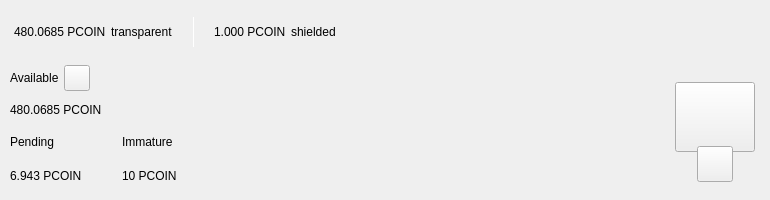
<?xml version="1.0" encoding="UTF-8"?>
<ui version="4.0">
 <class>TopBar</class>
 <widget class="QWidget" name="TopBar">
  <property name="geometry">
   <rect>
    <x>0</x>
    <y>0</y>
    <width>734</width>
    <height>200</height>
   </rect>
  </property>
  <property name="minimumSize">
   <size>
    <width>0</width>
    <height>200</height>
   </size>
  </property>
  <property name="maximumSize">
   <size>
    <width>16777215</width>
    <height>200</height>
   </size>
  </property>
  <property name="windowTitle">
   <string notr="true">N/A</string>
  </property>
  <layout class="QVBoxLayout" name="verticalLayout_10" stretch="0">
   <property name="spacing">
    <number>0</number>
   </property>
   <property name="leftMargin">
    <number>0</number>
   </property>
   <property name="topMargin">
    <number>0</number>
   </property>
   <property name="rightMargin">
    <number>0</number>
   </property>
   <property name="bottomMargin">
    <number>0</number>
   </property>
   <item>
    <widget class="PFBorderImage" name="containerTop">
     <layout class="QVBoxLayout" name="verticalLayout_11">
      <property name="spacing">
       <number>0</number>
      </property>
      <property name="leftMargin">
       <number>0</number>
      </property>
      <property name="topMargin">
       <number>0</number>
      </property>
      <property name="rightMargin">
       <number>0</number>
      </property>
      <property name="bottomMargin">
       <number>0</number>
      </property>
      <item>
       <widget class="QWidget" name="top_container_2" native="true">
        <property name="minimumSize">
         <size>
          <width>0</width>
          <height>65</height>
         </size>
        </property>
        <layout class="QHBoxLayout" name="top_container">
         <property name="spacing">
          <number>0</number>
         </property>
         <property name="leftMargin">
          <number>14</number>
         </property>
         <property name="topMargin">
          <number>0</number>
         </property>
         <property name="rightMargin">
          <number>14</number>
         </property>
         <property name="bottomMargin">
          <number>0</number>
         </property>
         <item alignment="Qt::AlignVCenter">
          <widget class="QWidget" name="widgetTopAmount" native="true">
           <property name="sizePolicy">
            <sizepolicy hsizetype="Preferred" vsizetype="Maximum">
             <horstretch>0</horstretch>
             <verstretch>0</verstretch>
            </sizepolicy>
           </property>
           <layout class="QHBoxLayout" name="horizontalLayout_5">
            <property name="spacing">
             <number>5</number>
            </property>
            <property name="leftMargin">
             <number>0</number>
            </property>
            <property name="topMargin">
             <number>0</number>
            </property>
            <property name="rightMargin">
             <number>0</number>
            </property>
            <property name="bottomMargin">
             <number>0</number>
            </property>
            <item alignment="Qt::AlignTop">
             <widget class="QLabel" name="labelAmountTopPcoin">
              <property name="minimumSize">
               <size>
                <width>0</width>
                <height>36</height>
               </size>
              </property>
              <property name="styleSheet">
               <string notr="true">padding:0px;margin:0px;</string>
              </property>
              <property name="text">
               <string notr="true">480.0685 PCOIN</string>
              </property>
             </widget>
            </item>
            <item>
             <widget class="QLabel" name="labelTrans">
              <property name="text">
               <string>transparent</string>
              </property>
             </widget>
            </item>
            <item>
             <spacer name="horizontalSpacer_11">
              <property name="orientation">
               <enum>Qt::Horizontal</enum>
              </property>
              <property name="sizeType">
               <enum>QSizePolicy::Fixed</enum>
              </property>
              <property name="sizeHint" stdset="0">
               <size>
                <width>15</width>
                <height>20</height>
               </size>
              </property>
             </spacer>
            </item>
            <item alignment="Qt::AlignVCenter">
             <widget class="QLabel" name="typeSpacerTop">
              <property name="minimumSize">
               <size>
                <width>1</width>
                <height>30</height>
               </size>
              </property>
              <property name="maximumSize">
               <size>
                <width>1</width>
                <height>30</height>
               </size>
              </property>
              <property name="styleSheet">
               <string notr="true">background-color:white;
padding:0px;
border:none;</string>
              </property>
              <property name="text">
               <string/>
              </property>
             </widget>
            </item>
            <item>
             <spacer name="horizontalSpacer_12">
              <property name="orientation">
               <enum>Qt::Horizontal</enum>
              </property>
              <property name="sizeType">
               <enum>QSizePolicy::Fixed</enum>
              </property>
              <property name="sizeHint" stdset="0">
               <size>
                <width>15</width>
                <height>20</height>
               </size>
              </property>
             </spacer>
            </item>
            <item alignment="Qt::AlignTop">
             <widget class="QLabel" name="labelAmountTopShieldedPcoin">
              <property name="minimumSize">
               <size>
                <width>0</width>
                <height>36</height>
               </size>
              </property>
              <property name="text">
               <string notr="true">1.000 PCOIN</string>
              </property>
             </widget>
            </item>
            <item>
             <widget class="QLabel" name="labelShield">
              <property name="text">
               <string>shielded</string>
              </property>
             </widget>
            </item>
           </layout>
          </widget>
         </item>
         <item>
          <spacer name="horizontalSpacer">
           <property name="orientation">
            <enum>Qt::Horizontal</enum>
           </property>
           <property name="sizeHint" stdset="0">
            <size>
             <width>40</width>
             <height>20</height>
            </size>
           </property>
          </spacer>
         </item>
         <item>
          <layout class="QHBoxLayout" name="horizontalLayout_4">
           <property name="spacing">
            <number>12</number>
           </property>
           <property name="rightMargin">
            <number>0</number>
           </property>
           <item alignment="Qt::AlignRight">
            <widget class="QWidget" name="layoutSync" native="true">
             <property name="minimumSize">
              <size>
               <width>0</width>
               <height>36</height>
              </size>
             </property>
             <property name="maximumSize">
              <size>
               <width>16777215</width>
               <height>36</height>
              </size>
             </property>
             <layout class="QVBoxLayout" name="verticalLayout_9">
              <property name="leftMargin">
               <number>0</number>
              </property>
              <property name="topMargin">
               <number>0</number>
              </property>
              <property name="rightMargin">
               <number>0</number>
              </property>
              <property name="bottomMargin">
               <number>0</number>
              </property>
              <item>
               <widget class="ExpandableButton" name="pushButtonSync" native="true">
                <property name="minimumSize">
                 <size>
                  <width>36</width>
                  <height>36</height>
                 </size>
                </property>
                <property name="maximumSize">
                 <size>
                  <width>16777215</width>
                  <height>36</height>
                 </size>
                </property>
               </widget>
              </item>
             </layout>
            </widget>
           </item>
           <item>
            <widget class="ExpandableButton" name="pushButtonHDUpgrade" native="true">
             <property name="minimumSize">
              <size>
               <width>36</width>
               <height>36</height>
              </size>
             </property>
            </widget>
           </item>
           <item>
            <widget class="ExpandableButton" name="pushButtonStack" native="true">
             <property name="minimumSize">
              <size>
               <width>36</width>
               <height>36</height>
              </size>
             </property>
            </widget>
           </item>
           <item>
            <widget class="ExpandableButton" name="pushButtonColdStaking" native="true">
             <property name="minimumSize">
              <size>
               <width>36</width>
               <height>36</height>
              </size>
             </property>
            </widget>
           </item>
           <item>
            <widget class="ExpandableButton" name="pushButtonConnection" native="true">
             <property name="minimumSize">
              <size>
               <width>36</width>
               <height>36</height>
              </size>
             </property>
            </widget>
           </item>
           <item>
            <widget class="ExpandableButton" name="pushButtonTor" native="true">
             <property name="minimumSize">
              <size>
               <width>36</width>
               <height>36</height>
              </size>
             </property>
            </widget>
           </item>
           <item>
            <widget class="ExpandableButton" name="pushButtonLock" native="true">
             <property name="sizePolicy">
              <sizepolicy hsizetype="Expanding" vsizetype="Expanding">
               <horstretch>0</horstretch>
               <verstretch>0</verstretch>
              </sizepolicy>
             </property>
             <property name="minimumSize">
              <size>
               <width>36</width>
               <height>0</height>
              </size>
             </property>
            </widget>
           </item>
           <item>
            <widget class="ExpandableButton" name="pushButtonTheme" native="true">
             <property name="minimumSize">
              <size>
               <width>36</width>
               <height>36</height>
              </size>
             </property>
             <property name="maximumSize">
              <size>
               <width>16777215</width>
               <height>36</height>
              </size>
             </property>
            </widget>
           </item>
           <item>
            <widget class="ExpandableButton" name="pushButtonFAQ" native="true">
             <property name="minimumSize">
              <size>
               <width>36</width>
               <height>36</height>
              </size>
             </property>
            </widget>
           </item>
          </layout>
         </item>
        </layout>
       </widget>
      </item>
      <item>
       <widget class="QWidget" name="bottom_container" native="true">
        <property name="minimumSize">
         <size>
          <width>0</width>
          <height>135</height>
         </size>
        </property>
        <layout class="QHBoxLayout" name="botton_container">
         <property name="leftMargin">
          <number>10</number>
         </property>
         <property name="topMargin">
          <number>0</number>
         </property>
         <property name="rightMargin">
          <number>10</number>
         </property>
         <property name="bottomMargin">
          <number>10</number>
         </property>
         <item>
          <layout class="QVBoxLayout" name="verticalLayout_7">
           <property name="spacing">
            <number>0</number>
           </property>
           <property name="leftMargin">
            <number>0</number>
           </property>
           <property name="rightMargin">
            <number>30</number>
           </property>
           <item>
            <layout class="QVBoxLayout" name="verticalLayout_2">
             <item>
              <layout class="QHBoxLayout" name="horizontalLayoutContainerAvailable">
               <property name="spacing">
                <number>5</number>
               </property>
               <item>
                <widget class="QLabel" name="labelTitle1">
                 <property name="text">
                  <string>Available</string>
                 </property>
                </widget>
               </item>
               <item>
                <widget class="QPushButton" name="pushButtonBalanceInfo">
                 <property name="minimumSize">
                  <size>
                   <width>26</width>
                   <height>26</height>
                  </size>
                 </property>
                 <property name="maximumSize">
                  <size>
                   <width>26</width>
                   <height>26</height>
                  </size>
                 </property>
                 <property name="mouseTracking">
                  <bool>true</bool>
                 </property>
                 <property name="focusPolicy">
                  <enum>Qt::NoFocus</enum>
                 </property>
                 <property name="text">
                  <string notr="true"/>
                 </property>
                 <property name="iconSize">
                  <size>
                   <width>24</width>
                   <height>24</height>
                  </size>
                 </property>
                 <property name="shortcut">
                  <string notr="true"/>
                 </property>
                </widget>
               </item>
               <item>
                <spacer name="horizontalSpacer_4">
                 <property name="orientation">
                  <enum>Qt::Horizontal</enum>
                 </property>
                 <property name="sizeType">
                  <enum>QSizePolicy::MinimumExpanding</enum>
                 </property>
                 <property name="sizeHint" stdset="0">
                  <size>
                   <width>20</width>
                   <height>20</height>
                  </size>
                 </property>
                </spacer>
               </item>
              </layout>
             </item>
             <item>
              <widget class="QLabel" name="labelAmountPcoin">
               <property name="text">
                <string notr="true">480.0685 PCOIN</string>
               </property>
              </widget>
             </item>
            </layout>
           </item>
           <item>
            <widget class="QWidget" name="container_imm_pend" native="true">
             <layout class="QHBoxLayout" name="horizontalLayout_2">
              <property name="spacing">
               <number>0</number>
              </property>
              <property name="leftMargin">
               <number>0</number>
              </property>
              <property name="topMargin">
               <number>0</number>
              </property>
              <property name="rightMargin">
               <number>0</number>
              </property>
              <property name="bottomMargin">
               <number>0</number>
              </property>
              <item alignment="Qt::AlignLeft">
               <widget class="QWidget" name="container_pending" native="true">
                <property name="sizePolicy">
                 <sizepolicy hsizetype="Minimum" vsizetype="Preferred">
                  <horstretch>0</horstretch>
                  <verstretch>0</verstretch>
                 </sizepolicy>
                </property>
                <layout class="QVBoxLayout" name="verticalLayout_3">
                 <property name="leftMargin">
                  <number>0</number>
                 </property>
                 <property name="topMargin">
                  <number>0</number>
                 </property>
                 <property name="rightMargin">
                  <number>0</number>
                 </property>
                 <property name="bottomMargin">
                  <number>0</number>
                 </property>
                 <item>
                  <widget class="QLabel" name="labelTitle3">
                   <property name="text">
                    <string>Pending</string>
                   </property>
                  </widget>
                 </item>
                 <item>
                  <widget class="QLabel" name="labelPendingPcoin">
                   <property name="text">
                    <string notr="true">6.943 PCOIN</string>
                   </property>
                  </widget>
                 </item>
                </layout>
               </widget>
              </item>
              <item>
               <spacer name="horizontalSpacer_3">
                <property name="orientation">
                 <enum>Qt::Horizontal</enum>
                </property>
                <property name="sizeType">
                 <enum>QSizePolicy::Fixed</enum>
                </property>
                <property name="sizeHint" stdset="0">
                 <size>
                  <width>40</width>
                  <height>20</height>
                 </size>
                </property>
               </spacer>
              </item>
              <item alignment="Qt::AlignLeft">
               <widget class="QWidget" name="container_immature" native="true">
                <property name="sizePolicy">
                 <sizepolicy hsizetype="Minimum" vsizetype="Preferred">
                  <horstretch>0</horstretch>
                  <verstretch>0</verstretch>
                 </sizepolicy>
                </property>
                <layout class="QVBoxLayout" name="verticalLayout_4">
                 <property name="leftMargin">
                  <number>0</number>
                 </property>
                 <property name="topMargin">
                  <number>0</number>
                 </property>
                 <property name="rightMargin">
                  <number>0</number>
                 </property>
                 <property name="bottomMargin">
                  <number>0</number>
                 </property>
                 <item>
                  <widget class="QLabel" name="labelTitle4">
                   <property name="text">
                    <string>Immature</string>
                   </property>
                  </widget>
                 </item>
                 <item>
                  <widget class="QLabel" name="labelImmaturePcoin">
                   <property name="text">
                    <string notr="true">10 PCOIN</string>
                   </property>
                  </widget>
                 </item>
                </layout>
               </widget>
              </item>
              <item>
               <spacer name="horizontalSpacer_5">
                <property name="orientation">
                 <enum>Qt::Horizontal</enum>
                </property>
                <property name="sizeHint" stdset="0">
                 <size>
                  <width>40</width>
                  <height>20</height>
                 </size>
                </property>
               </spacer>
              </item>
             </layout>
            </widget>
           </item>
          </layout>
         </item>
         <item>
          <spacer name="horizontalSpacer_2">
           <property name="orientation">
            <enum>Qt::Horizontal</enum>
           </property>
           <property name="sizeHint" stdset="0">
            <size>
             <width>40</width>
             <height>20</height>
            </size>
           </property>
          </spacer>
         </item>
         <item alignment="Qt::AlignHCenter|Qt::AlignVCenter">
          <widget class="QWidget" name="qrContainer" native="true">
           <property name="sizePolicy">
            <sizepolicy hsizetype="Preferred" vsizetype="Minimum">
             <horstretch>0</horstretch>
             <verstretch>0</verstretch>
            </sizepolicy>
           </property>
           <property name="minimumSize">
            <size>
             <width>90</width>
             <height>110</height>
            </size>
           </property>
           <property name="maximumSize">
            <size>
             <width>90</width>
             <height>110</height>
            </size>
           </property>
           <layout class="QVBoxLayout" name="containerQR">
            <property name="spacing">
             <number>0</number>
            </property>
            <property name="leftMargin">
             <number>5</number>
            </property>
            <property name="topMargin">
             <number>10</number>
            </property>
            <property name="rightMargin">
             <number>5</number>
            </property>
            <property name="bottomMargin">
             <number>0</number>
            </property>
            <item>
             <widget class="QPushButton" name="btnQr">
              <property name="minimumSize">
               <size>
                <width>70</width>
                <height>70</height>
               </size>
              </property>
              <property name="maximumSize">
               <size>
                <width>16777215</width>
                <height>70</height>
               </size>
              </property>
              <property name="focusPolicy">
               <enum>Qt::NoFocus</enum>
              </property>
              <property name="text">
               <string/>
              </property>
              <property name="iconSize">
               <size>
                <width>70</width>
                <height>70</height>
               </size>
              </property>
             </widget>
            </item>
            <item>
             <spacer name="verticalSpacer">
              <property name="orientation">
               <enum>Qt::Vertical</enum>
              </property>
              <property name="sizeType">
               <enum>QSizePolicy::Fixed</enum>
              </property>
              <property name="sizeHint" stdset="0">
               <size>
                <width>20</width>
                <height>20</height>
               </size>
              </property>
             </spacer>
            </item>
            <item alignment="Qt::AlignHCenter|Qt::AlignBottom">
             <widget class="QPushButton" name="pushButtonQR">
              <property name="minimumSize">
               <size>
                <width>36</width>
                <height>36</height>
               </size>
              </property>
              <property name="maximumSize">
               <size>
                <width>36</width>
                <height>36</height>
               </size>
              </property>
              <property name="focusPolicy">
               <enum>Qt::NoFocus</enum>
              </property>
              <property name="text">
               <string/>
              </property>
             </widget>
            </item>
           </layout>
          </widget>
         </item>
        </layout>
       </widget>
      </item>
     </layout>
    </widget>
   </item>
  </layout>
 </widget>
 <customwidgets>
  <customwidget>
   <class>ExpandableButton</class>
   <extends>QWidget</extends>
   <header>qt/pcoin/expandablebutton.h</header>
   <container>1</container>
  </customwidget>
  <customwidget>
   <class>PFBorderImage</class>
   <extends>QFrame</extends>
   <header>qt/pcoin/pfborderimage.h</header>
   <container>1</container>
  </customwidget>
 </customwidgets>
 <resources/>
 <connections/>
</ui>
